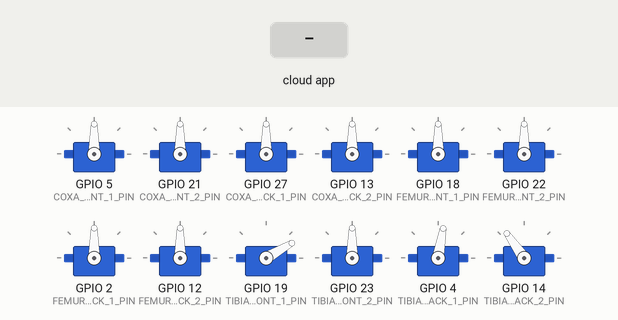
Recording of a sketch running on a simulated ESP32. Parts: 12 × servo. Inputs (shaded band) come from the test bench. The ROS host is connected and sends only what is stated.

Above: at 3.2 s.
3.3 s: the phone or cloud app sets command to move_forward
At 4.1 s:
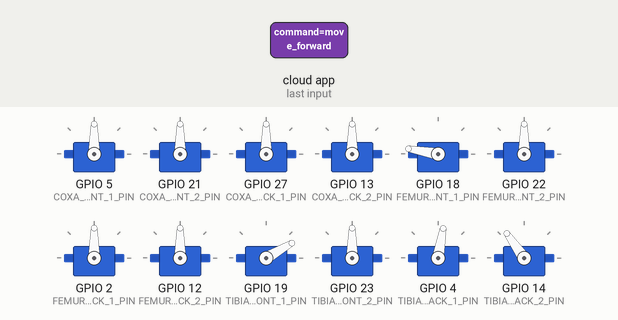
At 15.3 s:
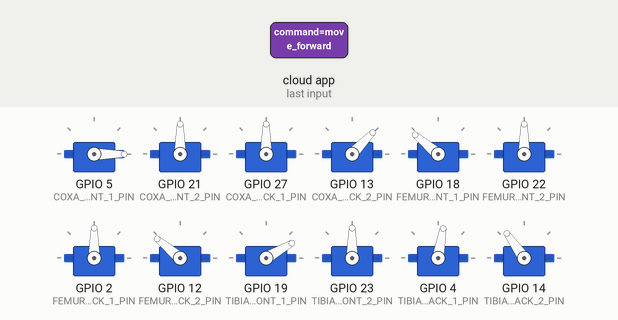
Timing chart, 0 to 23.3 s (numbered marks = the images above; inputs shaded):
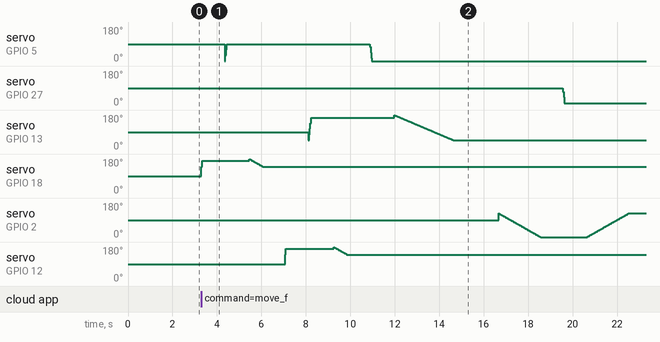

Measured:
- after the input at 3.3 s, servo on GPIO 5 (COXA_FRONT_1_PIN): 90° → 0° after 7.6 s; servo on GPIO 27 (COXA_BACK_1_PIN): 90° → 10° after 16.3 s; servo on GPIO 18 (FEMUR_FRONT_1_PIN): rises from 90° to 180° in 2.1 s, then falls to 140° in 0.60 s; servo on GPIO 12 (FEMUR_BACK_2_PIN): rises from 90° to 180° in 2.2 s, then falls to 140° in 0.60 s

The sketch:

micro_ros_servo_1.ino
```cpp
#include <Arduino.h>
#include <ESP32Servo.h>
#include <micro_ros_arduino.h>
#include <rcl/rcl.h>
#include <rcl/error_handling.h>
#include <rclc/rclc.h>
#include <rclc/executor.h>
#include <std_msgs/msg/string.h>

// Define servos for each leg
Servo coxaFront1, coxaFront2, coxaBack1, coxaBack2;
Servo femurFront1, femurFront2, femurBack1, femurBack2;
Servo tibiaFront1, tibiaFront2, tibiaBack1, tibiaBack2;

// Define pins for each servo
#define COXA_FRONT_1_PIN 5
#define COXA_BACK_1_PIN 27
#define COXA_BACK_2_PIN 13
#define COXA_FRONT_2_PIN 21
#define FEMUR_FRONT_1_PIN 18
#define FEMUR_FRONT_2_PIN 22
#define FEMUR_BACK_1_PIN 2
#define FEMUR_BACK_2_PIN 12
#define TIBIA_FRONT_1_PIN 19
#define TIBIA_FRONT_2_PIN 23
#define TIBIA_BACK_1_PIN 4
#define TIBIA_BACK_2_PIN 14

// Micro-ROS variables
rcl_subscription_t subscriber;
std_msgs__msg__String msg;
rclc_support_t support;
rcl_allocator_t allocator;
rcl_node_t node;
rclc_executor_t executor;

// Error handling loop
void error_loop() {
  while (1) {
    delay(100);
  }
}

#define RCCHECK(fn) { rcl_ret_t temp_rc = fn; if ((temp_rc != RCL_RET_OK)) { error_loop(); }}
#define RCSOFTCHECK(fn) { rcl_ret_t temp_rc = fn; if ((temp_rc != RCL_RET_OK)) {}}

void setup() {
  Serial.begin(115200);
  while (!Serial) { delay(10); }

  // Initialize servos
  attachServos();
  initializeServoPositions();

  // Initialize micro-ROS
  set_microros_transports();
  delay(2000); // Ensure transport setup

  allocator = rcl_get_default_allocator();
  RCCHECK(rclc_support_init(&support, 0, NULL, &allocator));
  RCCHECK(rclc_node_init_default(&node, "servo_controller_node", "", &support));
  RCCHECK(rclc_subscription_init_default(
    &subscriber,
    &node,
    ROSIDL_GET_MSG_TYPE_SUPPORT(std_msgs, msg, String),
    "command"
  ));
  RCCHECK(rclc_executor_init(&executor, &support.context, 1, &allocator));
  RCCHECK(rclc_executor_add_subscription(&executor, &subscriber, &msg, command_callback, ON_NEW_DATA));
}

void loop() {
  RCSOFTCHECK(rclc_executor_spin_some(&executor, RCL_MS_TO_NS(100)));
}

void attachServos() {
  coxaFront1.attach(COXA_FRONT_1_PIN, 200, 2500);
  coxaFront2.attach(COXA_FRONT_2_PIN, 200, 2500);
  coxaBack1.attach(COXA_BACK_1_PIN, 1000, 3000);
  coxaBack2.attach(COXA_BACK_2_PIN, 1000, 3000);

  femurFront1.attach(FEMUR_FRONT_1_PIN, 200, 2500);
  femurFront2.attach(FEMUR_FRONT_2_PIN, 200, 2500);
  femurBack1.attach(FEMUR_BACK_1_PIN, 200, 2500);
  femurBack2.attach(FEMUR_BACK_2_PIN, 200, 3000);

  tibiaFront1.attach(TIBIA_FRONT_1_PIN, 1000, 3000);
  tibiaFront2.attach(TIBIA_FRONT_2_PIN, 500, 2500);
  tibiaBack1.attach(TIBIA_BACK_1_PIN, 1000, 3000);
  tibiaBack2.attach(TIBIA_BACK_2_PIN, 500, 2500);
}

void initializeServoPositions() {
  tibiaFront1.write(30);
  tibiaFront2.write(90);
  tibiaBack1.write(80);
  tibiaBack2.write(125);
}

void moveForward() {
  executeMovementSequence(140, 180, 15, femurFront1);
  delay(1000);
  executeMovementSequence(0, 90, 15, coxaFront1);
  delay(1000);
  for (int i_femur_front_1 = 180; i_femur_front_1 >= 140; i_femur_front_1 -= 1) {
    femurFront1.write(i_femur_front_1);
    delay(15);
  }
  delay(1000);
  executeMovementSequence(140, 180, 15, femurBack2);
  delay(1000);
  executeMovementSequence(46, 180, 15, coxaBack2);
  delay(1000);
  for (int i_femur_back_2 = 180; i_femur_back_2 >= 140; i_femur_back_2 -= 1) {
    femurBack2.write(i_femur_back_2);
    delay(15);
  }
  delay(1000);
  executeMovementSequence(90, 0, -15, coxaFront1);
  delay(1000);
  for (int i_coxa_back_2 = 180; i_coxa_back_2 >= 46; i_coxa_back_2 -= 1) {
    coxaBack2.write(i_coxa_back_2);
    delay(20);
  }
  delay(2000);
  for (int i_femur_back_1 = 125; i_femur_back_1 >= 0; i_femur_back_1 -= 1) {
    femurBack1.write(i_femur_back_1);
    delay(15);
  }
  delay(1000);
  executeMovementSequence(70, 0, -15, coxaBack1);
  delay(1000);
  for (int i_femur_back_1 = 0; i_femur_back_1 <= 125; i_femur_back_1 += 1) {
    femurBack1.write(i_femur_back_1);
    delay(15);
  }
  delay(1000);
  for (int i_femur_front_2 = 160; i_femur_front_2 >= 0; i_femur_front_2 -= 1) {
    femurFront2.write(i_femur_front_2);
    delay(15);
  }
  delay(1000);
  executeMovementSequence(180, 90, -15, coxaFront2);
  delay(1000);
  for (int i_femur_front_2 = 0; i_femur_front_2 <= 160; i_femur_front_2 += 1) {
    femurFront2.write(i_femur_front_2);
    delay(15);
  }
  delay(1000);
  for (int i_coxa_back_1 = 0; i_coxa_back_1 <= 70; i_coxa_back_1 += 1) {
    coxaBack1.write(i_coxa_back_1);
    delay(15);
  }
  delay(1000);
  executeMovementSequence(90, 180, 15, coxaFront2);
}

void executeMovementSequence(int start, int end, int step, Servo &servo) {
  if (step > 0) {
    for (int i = start; i <= end; i += step) {
      servo.write(i);
      delay(15);
    }
  } else {
    for (int i = start; i >= end; i += step) {
      servo.write(i);
      delay(15);
    }
  }
}

void command_callback(const void * msgin) {
  const std_msgs__msg__String * received_msg = (const std_msgs__msg__String *)msgin;

  if (strcmp(received_msg->data.data, "stand") == 0) {
    initializeServoPositions();
  } else if (strcmp(received_msg->data.data, "move_forward") == 0) {
    moveForward();
  }
}
```
